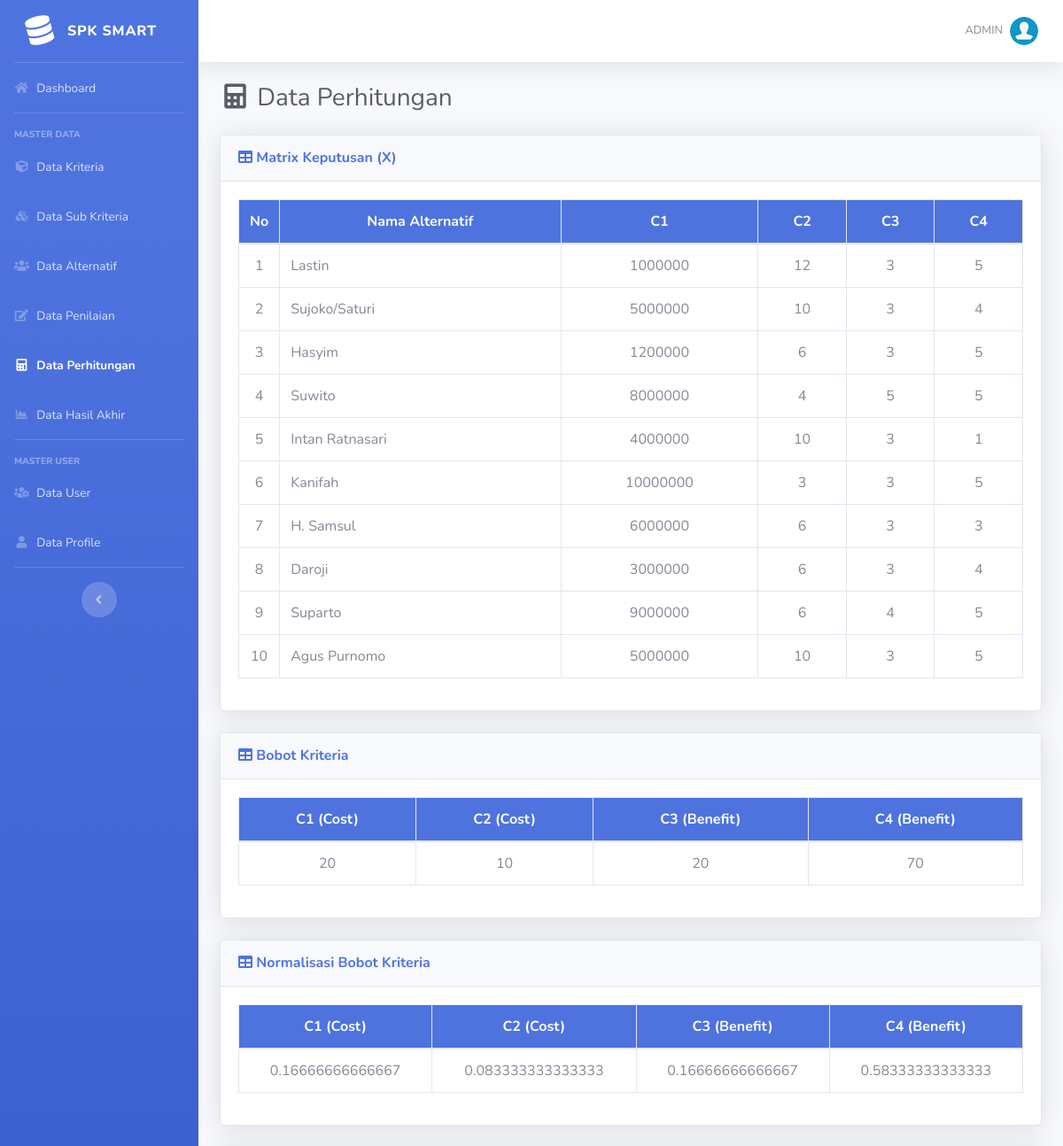
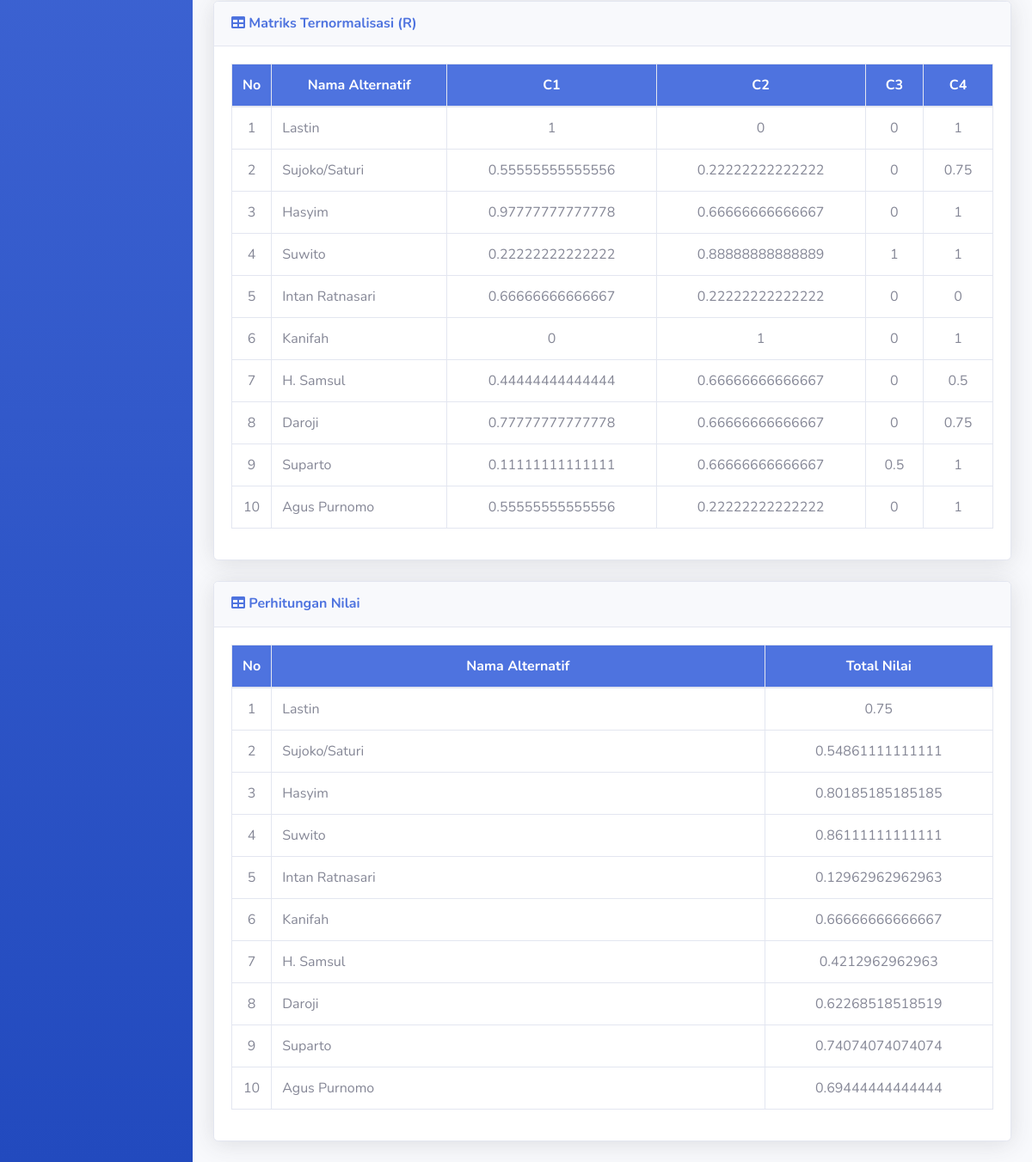
The page /perhitungan.php (signed in) on the database its author committed (2 pictures, top to bottom).
### tables this page shows
CREATE TABLE IF NOT EXISTS `kriteria` (
  `id_kriteria` int(11) NOT NULL,
  `kode_kriteria` varchar(10) NOT NULL,
  `nama` varchar(50) NOT NULL,
  `type` enum('Benefit','Cost') NOT NULL,
  `bobot` float NOT NULL,
  `ada_pilihan` tinyint(1) DEFAULT NULL
);

CREATE TABLE IF NOT EXISTS `alternatif` (
  `id_alternatif` int(11) NOT NULL,
  `nama` varchar(100) NOT NULL
);

CREATE TABLE IF NOT EXISTS `penilaian` (
  `id_penilaian` int(11) NOT NULL,
  `id_alternatif` int(10) NOT NULL,
  `id_kriteria` int(10) NOT NULL,
  `nilai` float NOT NULL
);

CREATE TABLE IF NOT EXISTS `sub_kriteria` (
  `id_sub_kriteria` int(11) NOT NULL,
  `id_kriteria` int(11) NOT NULL,
  `nama` varchar(50) NOT NULL,
  `nilai` float NOT NULL
);

### includes/functions.php (called while the page is built, shortened)
<?php
function get_role() {
	if(isset($_SESSION['user_id']) && isset($_SESSION['role'])) {
		if($_SESSION['role'] == '1') {
			return 'admin';
		} else {
			return 'user';
		}
	} else {
		return false;
	}
}
?>

### perhitungan.php (the view, shortened to what this page needs)
<?php
require_once('includes/init.php');
$user_role = get_role();
if($user_role == 'admin') {
require_once('template/header.php');
mysqli_query($koneksi,"TRUNCATE TABLE hasil;");
$kriterias = array();
$q0 = mysqli_query($koneksi,"SELECT SUM(bobot) as total FROM kriteria");
$total_b = mysqli_fetch_array($q0);
$q1 = mysqli_query($koneksi,"SELECT * FROM kriteria ORDER BY kode_kriteria ASC");
while($krit = mysqli_fetch_array($q1)){
	$kriterias[$krit['id_kriteria']]['id_kriteria'] = $krit['id_kriteria'];
	$kriterias[$krit['id_kriteria']]['kode_kriteria'] = $krit['kode_kriteria'];
	$kriterias[$krit['id_kriteria']]['nama'] = $krit['nama'];
	$kriterias[$krit['id_kriteria']]['type'] = $krit['type'];
	$kriterias[$krit['id_kriteria']]['bobot'] = $krit['bobot'];
	$kriterias[$krit['id_kriteria']]['ada_pilihan'] = $krit['ada_pilihan'];
	$kriterias[$krit['id_kriteria']]['normalisasi'] = $krit['bobot']/$total_b['total'];
}
$alternatifs = array();
$q2 = mysqli_query($koneksi,"SELECT * FROM alternatif");
while($alt = mysqli_fetch_array($q2)){
	$alternatifs[$alt['id_alternatif']]['id_alternatif'] = $alt['id_alternatif'];
	$alternatifs[$alt['id_alternatif']]['nama'] = $alt['nama'];
}
$matriks_x = array();
foreach($kriterias as $kriteria):
	foreach($alternatifs as $alternatif):
		$id_alternatif = $alternatif['id_alternatif'];
		$id_kriteria = $kriteria['id_kriteria'];
		if($kriteria['ada_pilihan']==1){
			$q4 = mysqli_query($koneksi,"SELECT sub_kriteria.nilai FROM penilaian JOIN sub_kriteria WHERE penilaian.nilai=sub_kriteria.id_sub_kriteria AND penilaian.id_alternatif='$alternatif[id_alternatif]' AND penilaian.id_kriteria='$kriteria[id_kriteria]'");
			$data = mysqli_fetch_array($q4);
			$nilai = $data['nilai'];
		}else{
			$q4 = mysqli_query($koneksi,"SELECT nilai FROM penilaian WHERE id_alternatif='$alternatif[id_alternatif]' AND id_kriteria='$kriteria[id_kriteria]'");
			$data = mysqli_fetch_array($q4);
			$nilai = $data['nilai'];
		}
		$matriks_x[$id_kriteria][$id_alternatif] = $nilai;
	endforeach;
endforeach;
$nilai_u = array();
foreach($kriterias as $kriteria):
	foreach($alternatifs as $alternatif):
		$id_alternatif = $alternatif['id_alternatif'];
		$id_kriteria = $kriteria['id_kriteria'];
		$nilai = $matriks_x[$id_kriteria][$id_alternatif];
		$type_kriteria = $kriteria['type'];
		$nilai_max = @(max($matriks_x[$id_kriteria]));
		$nilai_min = @(min($matriks_x[$id_kriteria]));
		if($type_kriteria == 'Benefit'):
			$u = ($nilai-$nilai_min)/($nilai_max-$nilai_min);
		elseif($type_kriteria == 'Cost'):
			$u = ($nilai_max-$nilai)/($nilai_max-$nilai_min);
		endif;
		$nilai_u[$id_kriteria][$id_alternatif] = $u;
	endforeach;
endforeach;
$perhitungan = array();
foreach($alternatifs as $alternatif):
	$nilai_total = 0;
	foreach($kriterias as $kriteria):
		$normalisasi = $kriteria['normalisasi'];
		$id_alternatif = $alternatif['id_alternatif'];
		$id_kriteria = $kriteria['id_kriteria'];
		$u = $nilai_u[$id_kriteria][$id_alternatif];
		$nilai_total += $normalisasi * $u;
	endforeach;
	$perhitungan[$alternatif['id_alternatif']]['id_alternatif'] = $alternatif['id_alternatif'];
	$perhitungan[$alternatif['id_alternatif']]['nama'] = $alternatif['nama'];
	$perhitungan[$alternatif['id_alternatif']]['nilai'] = $nilai_total;
endforeach;
?>
<div class="d-sm-flex align-items-center justify-content-between mb-4">
    <h1 class="h3 mb-0 text-gray-800"><i class="fas fa-fw fa-calculator"></i> Data Perhitungan</h1>
</div>
<div class="card shadow mb-4">
    <div class="card-header py-3">
        <h6 class="m-0 font-weight-bold text-primary"><i class="fa fa-table"></i> Matrix Keputusan (X)</h6>
    </div>
    <div class="card-body">
		<div class="table-responsive">
			<table class="table table-bordered" width="100%" cellspacing="0">
				<thead class="bg-primary text-white">
					<tr align="center">
						<th width="5%" rowspan="2">No</th>
						<th>Nama Alternatif</th>
						<?php foreach ($kriterias as $kriteria): ?>
							<th><?= $kriteria['kode_kriteria'] ?></th>
						<?php endforeach ?>
					</tr>
				</thead>
				<tbody>
					<?php
						$no=1;
						foreach ($alternatifs as $alternatif): ?>
					<tr align="center">
						<td><?= $no; ?></td>
						<td align="left"><?= $alternatif['nama'] ?></td>
						<?php
						foreach ($kriterias as $kriteria):
							$id_alternatif = $alternatif['id_alternatif'];
							$id_kriteria = $kriteria['id_kriteria'];
							echo '<td>';
							echo $matriks_x[$id_kriteria][$id_alternatif];
							echo '</td>';
						endforeach
						?>
					</tr>
					<?php
						$no++;
						endforeach
					?>
				</tbody>
			</table>
		</div>
	</div>
</div>
<div class="card shadow mb-4">
    <div class="card-header py-3">
        <h6 class="m-0 font-weight-bold text-primary"><i class="fa fa-table"></i> Bobot Kriteria</h6>
    </div>
    <div class="card-body">
		<div class="table-responsive">
			<table class="table table-bordered" width="100%" cellspacing="0">
				<thead class="bg-primary text-white">
					<tr align="center">
						<?php foreach ($kriterias as $kriteria): ?>
						<th><?= $kriteria['kode_kriteria'] ?> (<?= $kriteria['type'] ?>)</th>
						<?php endforeach ?>
					</tr>
				</thead>
				<tbody>
					<tr align="center">
						<?php
						foreach ($kriterias as $kriteria): ?>
						<td>
						<?php
						echo $kriteria['bobot'];
						?>
						</td>
						<?php endforeach ?>
					</tr>
				</tbody>
			</table>
		</div>
	</div>
</div>
<div class="card shadow mb-4">
    <div class="card-header py-3">
        <h6 class="m-0 font-weight-bold text-primary"><i class="fa fa-table"></i> Normalisasi Bobot Kriteria</h6>
    </div>
    <div class="card-body">
		<div class="table-responsive">
			<table class="table table-bordered" width="100%" cellspacing="0">
				<thead class="bg-primary text-white">
					<tr align="center">
						<?php foreach ($kriterias as $kriteria): ?>
						<th><?= $kriteria['kode_kriteria'] ?> (<?= $kriteria['type'] ?>)</th>
						<?php endforeach ?>
					</tr>
				</thead>
				<tbody>
					<tr align="center">
						<?php
						foreach ($kriterias as $kriteria): ?>
						<td>
						<?php
						echo $kriteria['normalisasi'];
						?>
						</td>
						<?php endforeach ?>
					</tr>
				</tbody>
			</table>
		</div>
	</div>
</div>
<div class="card shadow mb-4">
    <div class="card-header py-3">
        <h6 class="m-0 font-weight-bold text-primary"><i class="fa fa-table"></i> Matriks Ternormalisasi (R)</h6>
    </div>
    <div class="card-body">
		<div class="table-responsive">
			<table class="table table-bordered" width="100%" cellspacing="0">
				<thead class="bg-primary text-white">
					<tr align="center">
						<th width="5%" rowspan="2">No</th>
						<th>Nama Alternatif</th>
						<?php foreach ($kriterias as $kriteria): ?>
							<th><?= $kriteria['kode_kriteria'] ?></th>
						<?php endforeach ?>
					</tr>
				</thead>
				<tbody>
					<?php
						$no=1;
						foreach ($alternatifs as $alternatif): ?>
					<tr align="center">
						<td><?= $no; ?></td>
						<td align="left"><?= $alternatif['nama'] ?></td>
						<?php
						foreach($kriterias as $kriteria):
							$id_alternatif = $alternatif['id_alternatif'];
							$id_kriteria = $kriteria['id_kriteria'];
							echo '<td>';
							echo $nilai_u[$id_kriteria][$id_alternatif];
							echo '</td>';
						endforeach;
						?>
					</tr>
					<?php
						$no++;
						endforeach
					?>
				</tbody>
			</table>
		</div>
	</div>
</div>
<div class="card shadow mb-4">
    <div class="card-header py-3">
        <h6 class="m-0 font-weight-bold text-primary"><i class="fa fa-table"></i> Perhitungan Nilai</h6>
    </div>
    <div class="card-body">
		<div class="table-responsive">
			<table class="table table-bordered" width="100%" cellspacing="0">
				<thead class="bg-primary text-white">
					<tr align="center">
						<th width="5%">No</th>
						<th>Nama Alternatif</th>
						<th width="30%">Total Nilai</th>
					</tr>
				</thead>
				<tbody>
					<?php
					$no=1;
					foreach($perhitungan as $alternatif ): ?>
						<tr align="center">
							<td><?php echo $no; ?></td>
							<td align="left"><?php echo $alternatif['nama']; ?></td>
							<td><?php echo $alternatif['nilai']; ?></td>
						</tr>
					<?php
					$no++;
					endforeach; ?>
				</tbody>
			</table>
		</div>
	</div>
</div>
<?php
require_once('template/footer.php');
}
else {
	header('Location: login.php');
}
?>

### rows shown on the page
kriteria: kode_kriteria "C1", id_kriteria.id_alternatif "1000000", id_kriteria.id_alternatif "5000000", id_kriteria.id_alternatif "1200000", id_kriteria.id_alternatif "8000000", id_kriteria.id_alternatif "4000000", id_kriteria.id_alternatif "10000000", id_kriteria.id_alternatif "6000000", id_kriteria.id_alternatif "3000000", id_kriteria.id_alternatif "9000000", type "Cost", bobot "20", normalisasi "0.16666666666667", id_kriteria.id_alternatif "1", id_kriteria.id_alternatif "0.55555555555556", id_kriteria.id_alternatif "0.97777777777778", id_kriteria.id_alternatif "0.22222222222222", id_kriteria.id_alternatif "0.66666666666667", id_kriteria.id_alternatif "0", id_kriteria.id_alternatif "0.44444444444444", id_kriteria.id_alternatif "0.77777777777778", id_kriteria.id_alternatif "0.11111111111111"
kriteria: kode_kriteria "C2", id_kriteria.id_alternatif "12", id_kriteria.id_alternatif "10", id_kriteria.id_alternatif "6", id_kriteria.id_alternatif "4", id_kriteria.id_alternatif "3", type "Cost", bobot "10", normalisasi "0.083333333333333", id_kriteria.id_alternatif "0", id_kriteria.id_alternatif "0.22222222222222", id_kriteria.id_alternatif "0.66666666666667", id_kriteria.id_alternatif "0.88888888888889", id_kriteria.id_alternatif "1"
kriteria: kode_kriteria "C3", id_kriteria.nilai "3", id_kriteria.id_alternatif "5", id_kriteria.id_alternatif "4", type "Benefit", bobot "20", normalisasi "0.16666666666667", id_kriteria.id_alternatif "0", id_kriteria.id_alternatif "1", id_kriteria.id_alternatif "0.5"
kriteria: kode_kriteria "C4", id_kriteria.nilai "5", id_kriteria.id_alternatif "4", id_kriteria.id_alternatif "1", id_kriteria.id_alternatif "3", type "Benefit", bobot "70", normalisasi "0.58333333333333", id_kriteria.id_alternatif "0.75", id_kriteria.id_alternatif "0", id_kriteria.id_alternatif "0.5"
alternatif: nama "Lastin", nilai "0.75"
alternatif: nama "Sujoko/Saturi", nilai "0.54861111111111"
alternatif: nama "Hasyim", nilai "0.80185185185185"
alternatif: nama "Suwito", nilai "0.86111111111111"
alternatif: nama "Intan Ratnasari", nilai "0.12962962962963"
alternatif: nama "Kanifah", nilai "0.66666666666667"
alternatif: nama "H. Samsul", nilai "0.4212962962963"
alternatif: nama "Daroji", nilai "0.62268518518519"
alternatif: nama "Suparto", nilai "0.74074074074074"
alternatif: nama "Agus Purnomo", nilai "0.69444444444444"

### other values the page prints
$_SESSION['username'] "ADMIN"
